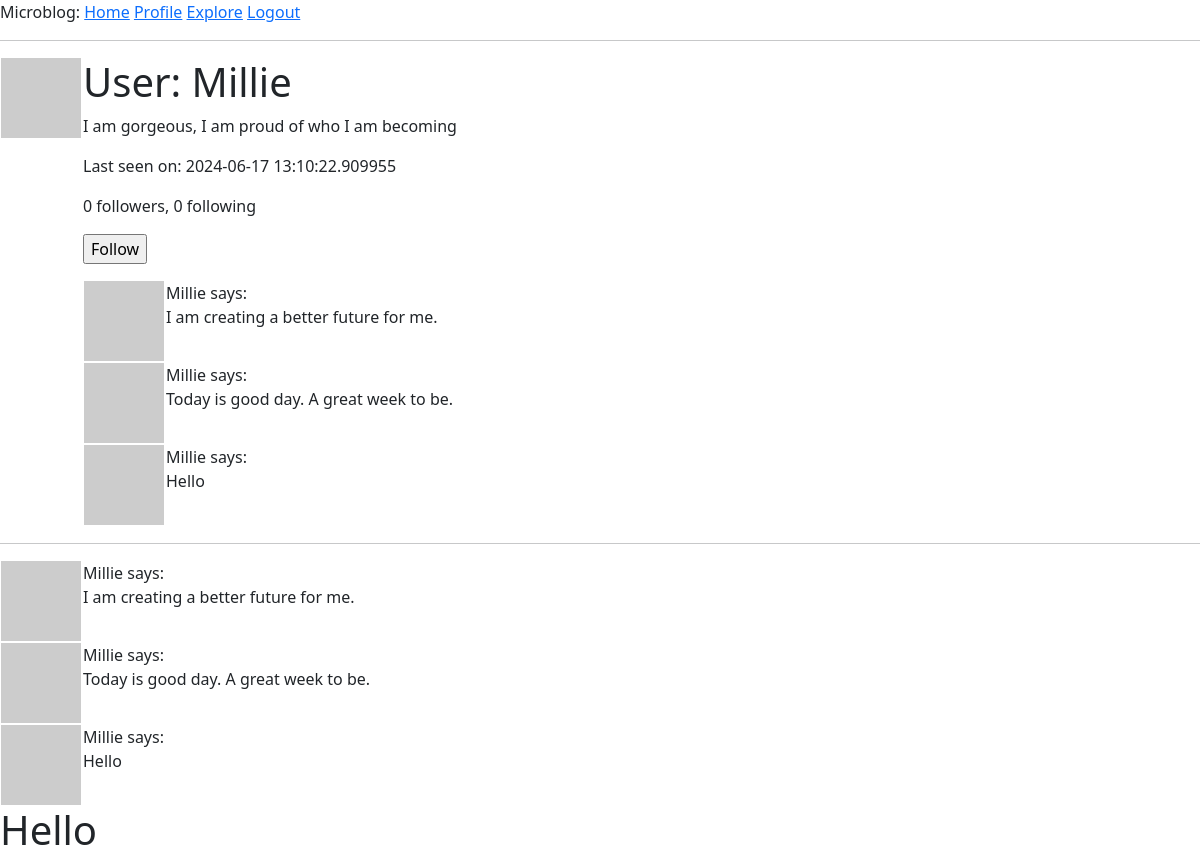
Page /user/Millie (signed in) on the committed database.
### app/models.py (models this page shows, shortened)
class User(UserMixin, db.Model):
    id: so.Mapped[int] = so.mapped_column(primary_key=True)
    username: so.Mapped[str] = so.mapped_column(sa.String(64), index=True,
                                                unique=True)
    email: so.Mapped[str] = so.mapped_column(sa.String(120), index=True,
                                             unique=True)
    password_hash: so.Mapped[Optional[str]] = so.mapped_column(sa.String(256))
    about_me: so.Mapped[Optional[str]] = so.mapped_column(sa.String(140))
    last_seen: so.Mapped[Optional[datetime]] = so.mapped_column(
        default=lambda: datetime.now(timezone.utc))
    posts: so.WriteOnlyMapped['Post'] = so.relationship(back_populates='author')
    following: so.WriteOnlyMapped['User'] = so.relationship(
        secondary=followers, primaryjoin=(followers.c.follower_id == id),
        secondaryjoin=(followers.c.followed_id==id),
        back_populates='followers'
    )
    followers: so.WriteOnlyMapped['User'] = so.relationship(
        secondary=followers, primaryjoin=(followers.c.followed_id == id),
        secondaryjoin=(followers.c.follower_id == id),
        back_populates='following'
    )
    def avatar(self, size):
        digest = hashlib.md5(self.email.lower().encode('utf-8')).hexdigest()
        return f'https://www.gravatar.com/avatar/{digest}?d=identicon&s={size}'
    @login.user_loader
    def load_user(id):
        return db.session.get(User, int(id))
    def is_following(self, user):
        query = self.following.select().where(User.id == user.id)
        return db.session.scalar(query) is not None
    def followers_count(self):
        query = sa.select(sa.func.count()).select_from(
            self.followers.select().subquery())
        return db.session.scalar(query)
    def following_count(self):
        query = sa.select(sa.func.count()).select_from(
            self.following.select().subquery())
        return db.session.scalar(query)

class Post(db.Model):
    id: so.Mapped[int] = so.mapped_column(primary_key=True)
    body: so.Mapped[str] = so.mapped_column(sa.String(140))
    timestamp: so.Mapped[datetime] = so.mapped_column(
        index=True, default=lambda: datetime.now(timezone.utc))
    user_id: so.Mapped[int] = so.mapped_column(sa.ForeignKey('user.id'),
                                               index=True
    )
    author: so.Mapped[User] = so.relationship('User', back_populates='posts')

### app/routes.py (the view)
@app.route('/user/<username>')
@login_required
def user(username):
    user = db.first_or_404(sa.select(User).where(User.username == username))
    page = request.args.get('page', 1, type=int)
    query = user.posts.select().order_by(Post.timestamp.desc())
    posts = db.paginate(query, page=page, per_page=app.config['POSTS_PER_PAGE'],
                        error_out=False)
    next_url = url_for('user', username=user.username, page=posts.next_num) \
        if posts.has_next else None
    prev_url = url_for('user', username=user.username, page=posts.prev_num) \
        if posts.has_prev else None
    form = EmptyForm()
    return render_template('user.html', user=user, posts=posts, form=form, prev_url=prev_url, next_url=next_url)

### app/forms.py
class EmptyForm(FlaskForm):
    submit = SubmitField('Submit')

### app/routes.py (called while the page is built)
@app.before_request
def before_request():
    if current_user.is_authenticated:
        current_user.last_seen = datetime.now(timezone.utc)
        db.session.commit()

### app/templates/user.html (shortened to what this page needs)
{% extends "base.html" %}
{% block content %}
<table>
    <tr valign="top">
        <td><img src="{{ user.avatar(128)}}"></td>
        <td>
            <h1>User: {{user.username }}</h1>
            {% if user.about_me %}<p>{{ user.about_me }}</p>{% endif %}
            {% if user.last_seen %}<p>Last seen on: {{ user.last_seen }}</p>{% endif %}
            <p>{{user.followers_count()}} followers, {{ user.following_count()}} following</p>
            {% if user == current_user %}
            <p><a href="{{ url_for('edit_profile') }}">Edit your profile</a></p>
            {% elif not current_user.is_following(user) %}
            <p>
                <form action="{{ url_for('follow', username=user.username)}}" method="post">
                    {{ form.submit(value='Follow')}}
                </form>
            </p>
            {% endif %}
            {% for post in posts %}
            {% include '_post.html' %}
        {% endfor %}
        </td>
    </tr>
</table>
<hr>
{% for post in posts %}
{% include '_post.html' %}
{%endfor %}
{% endblock %}

### app/templates/_post.html (shortened to what this page needs)
<table>
    <tr valign="top">
        <td><img src="{{post.author.avatar(36) }}"></td>
        <td>
            {{post.author.username}} says: <br> {{post.body}} </td>
    </tr>
</table>

### rows in the picture
User: username "Millie", about_me "I am gorgeous, I am proud of who I am becoming", last_seen "2024-06-17 13:10:22.909955"
Post: author.username "Millie", body "I am creating a better future for me."
Post: author.username "Millie", body "Today is good day. A great week to be."
Post: author.username "Millie", body "Hello"

### other values in the picture
{{ user.followers_count() }} "0"
{{ user.following_count() }} "0"
